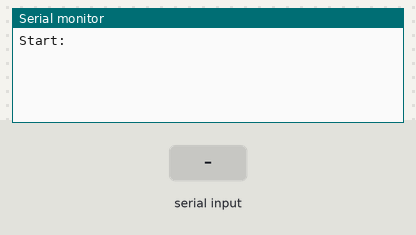
The sketch below on a simulated Arduino Leonardo, built with avr-gcc and run on an emulated ATmega32U4. Shown: the last lines printed to the serial monitor. The test bench sets the inputs (shaded band).

Above: at 1.2 s.
1.3 s: "1" received over the second serial link
At 2.4 s:
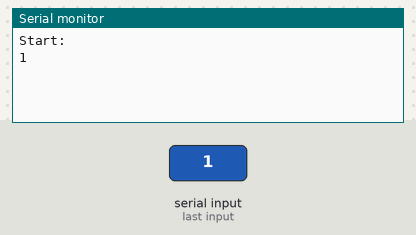
2.8 s: "0" received over the second serial link
At 3.5 s:
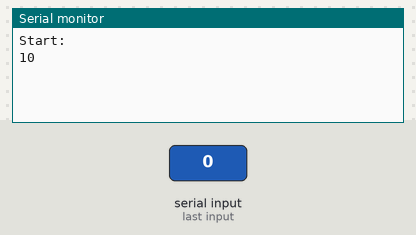

Measured:
- after the input at 1.3 s, the serial monitor: prints a new line at once (image 1)
- after the input at 2.8 s, the serial monitor: prints a new line at once (image 2)

The sketch:

sendSerialStrings.ino
```cpp
/*
  Software serial multple serial test
 */
#include <SoftwareSerial.h>

SoftwareSerial mySerial(6, 7); // RX, TX

void setup()
{
  // Open serial communications and wait for port to open:
  Serial.begin(9600);
  while (!Serial) {
    ; // wait for serial port to connect. Needed for Leonardo only
  }

  Serial.println("Start:");//Starting Test

  // set the data rate for the SoftwareSerial port
  mySerial.begin(9600);
}

void loop() // run over and over
{
  if (mySerial.available())
    Serial.write(mySerial.read());
  if (Serial.available())
    mySerial.write(Serial.read());
}
```
